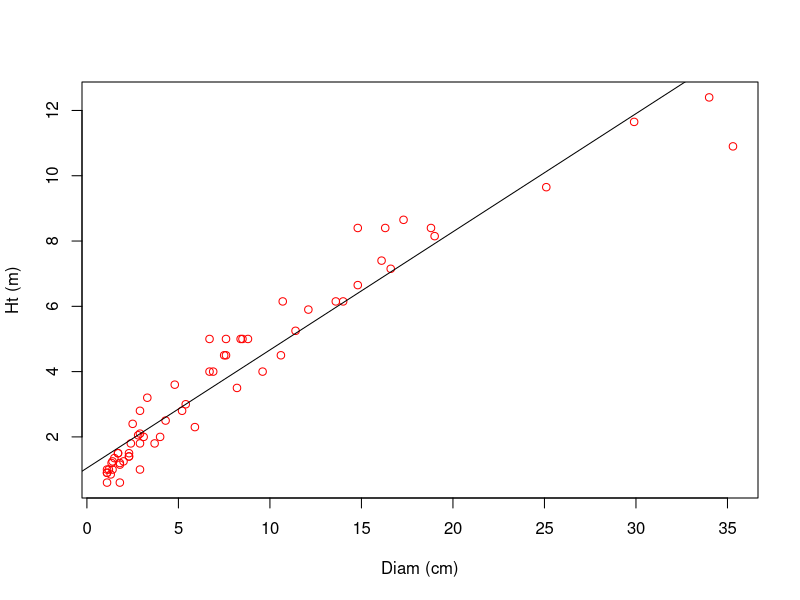
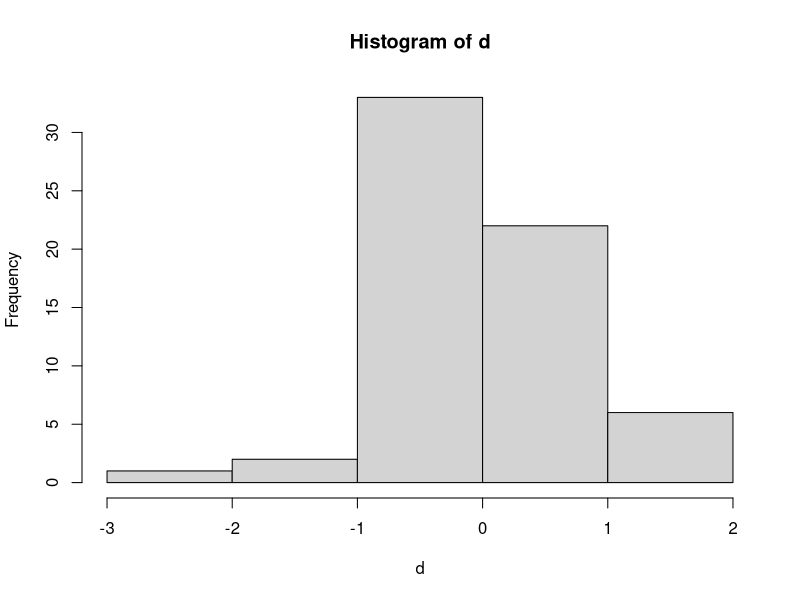
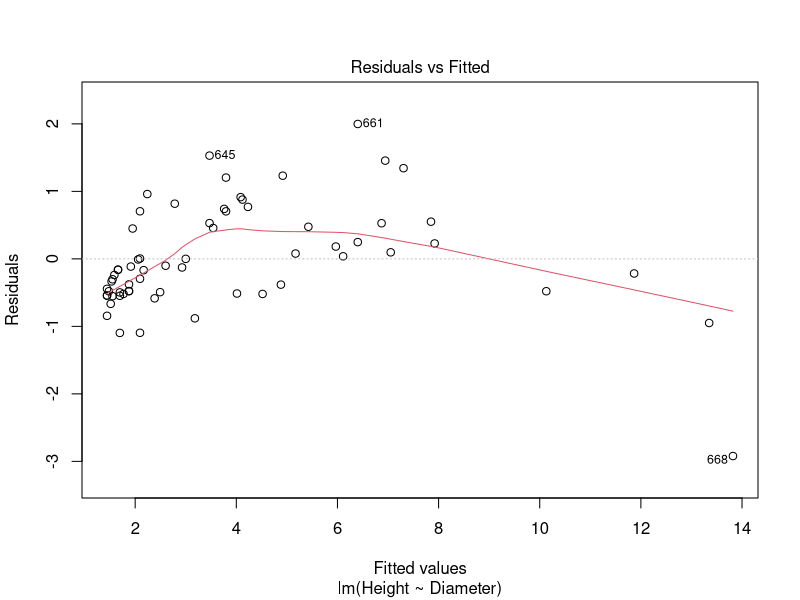
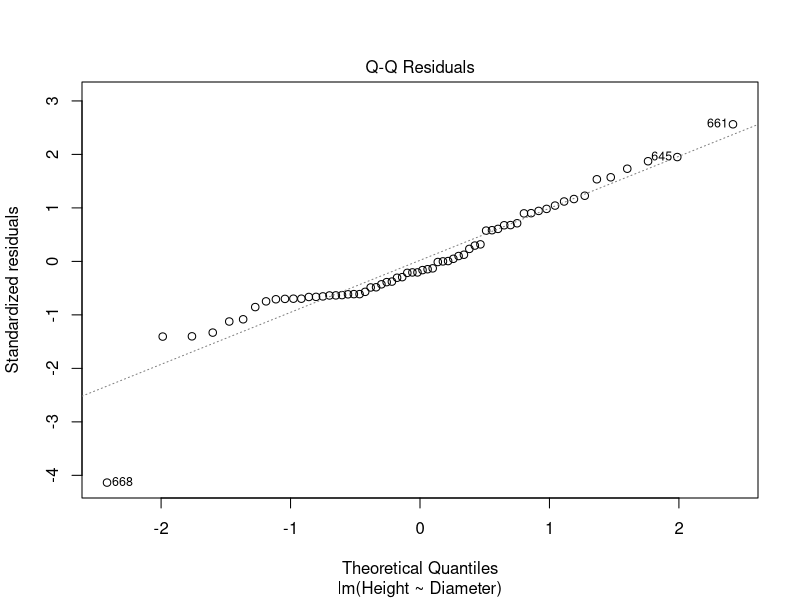
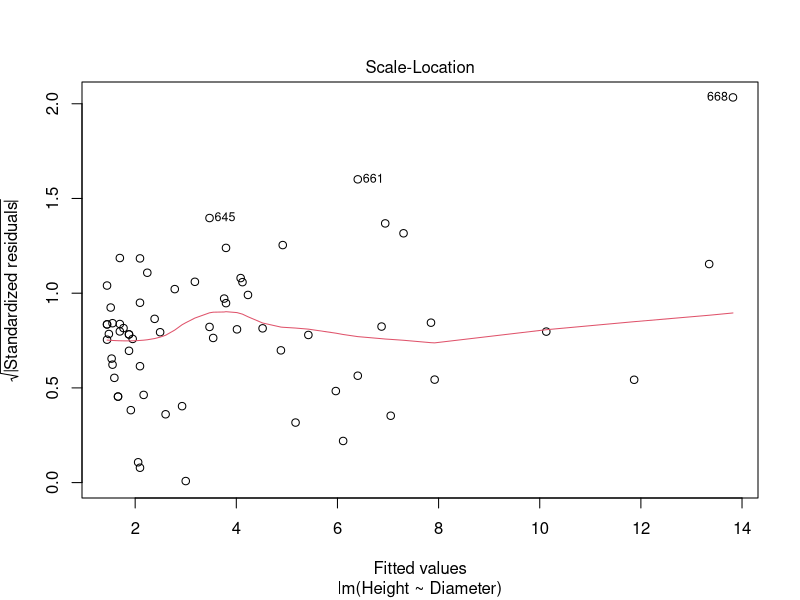
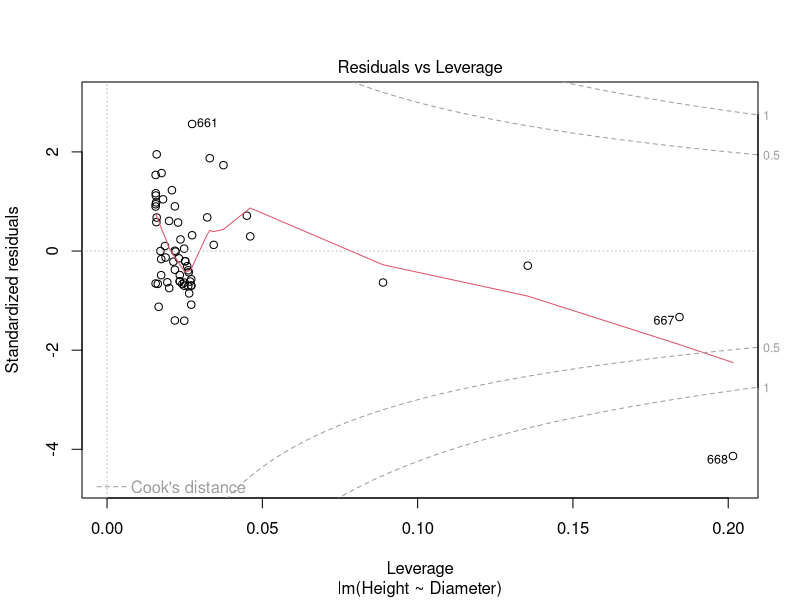

Write the R code that produced these figures, in order. (Note: this script raises an error after producing the figures.)
# Simple regression example
library(tidyr)
library(broom)

# Input tree height data into dataframe H
H <- read.csv("height.csv")
# Extract species "buaf"
buaf <- subset(H,Sp=="BUAF")
# Plot height vs. diameter
plot(buaf$Diameter,buaf$Height,xlab="Diam (cm)",ylab="Ht (m)",col="red")
# Perform linear regression
reg <- lm(Height ~ Diameter, data=buaf)
# Shoe results of regression
summary(reg)
# Produce ANOVA table
anova(reg)
# Draw best-fit line
abline(reg)
# Get the residuals
d <- resid(reg)
# Look at their distribution
hist(d)
#Let's do some model diagnostics
plot(reg)
# A simple ANOVA
# Let's compare the height of species in dataframe H
# First, let's look at a plot
plot(H$Sp,H$Height)
# Now let's do an ANOVA
model <- lm(Height ~ Sp, data=H)
# Let's look at the results
summary(model)
# Maybe this is what you really want...
anova(model)

# EXERCISE: REDO THE REGRESSION AND ANOVA WITH LOG-TRANSFORMED VARIABLES

# Plot height vs. diameter
plot(log(buaf$Diameter),log(buaf$Height),xlab="Diam (cm)",ylab="Ht (m)",col="red")

logReg <- lm(log(Height) ~ log(Diameter), data=buaf)
summary(logReg)
plot(logReg)
rbind(glance(reg), glance(logReg))

## Get predictions
htPreds <- predict(reg, data=buaf)
plot(htPreds, buaf$Height)
abline(a=0, b=1, lty=2)

newData <- data.frame(Diameter=c(9,12,16,21,33,40))
newData$predHt<- predict(reg, newData)
plot(x=newData$Diameter, y=newData$predHt)
